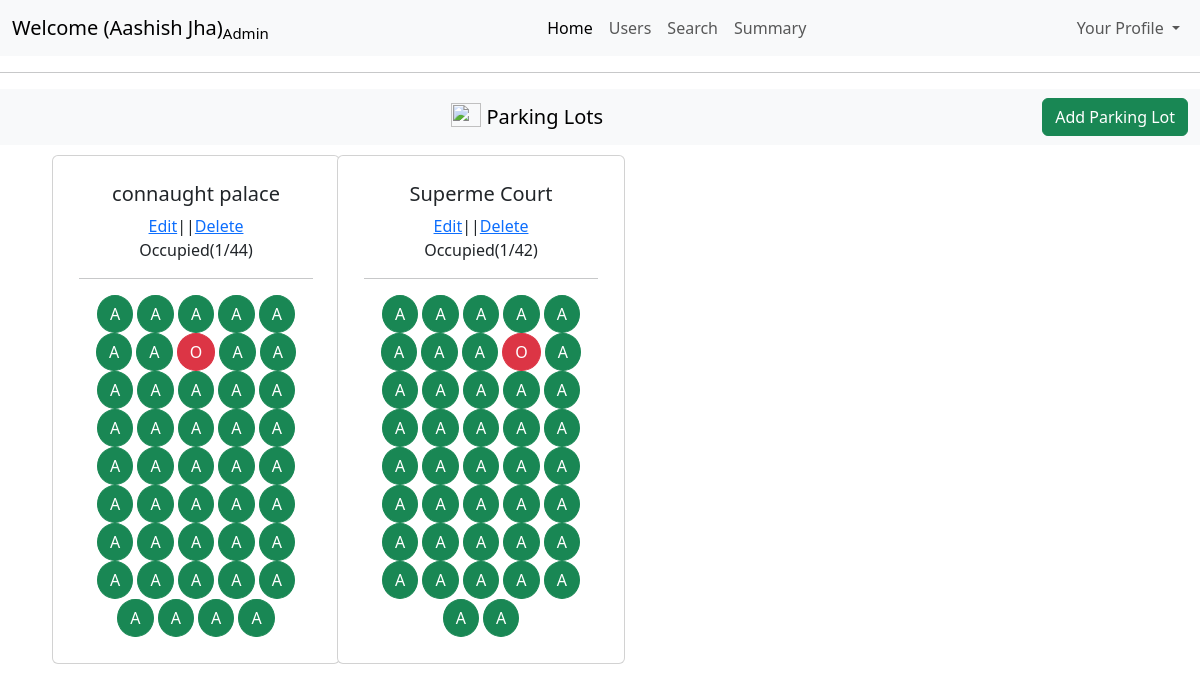
The app's page /admin/dashboard (signed in) with its own data.
### models/models.py (models this page shows)
class ParkingLot(db.Model):
    id=db.Column(db.Integer(),primary_key=True)
    location_name = db.Column(db.String(250),nullable=False)
    pincode=db.Column(db.Integer(),nullable=False)
    price=db.Column(db.Integer(),nullable=False)
    max_spots=db.Column(db.Integer(),nullable=False)
    address=db.Column(db.String(250),nullable=False)
    occupied=db.Column(db.Integer(),default=0)

class ParkingSpot(db.Model):
    id=db.Column(db.Integer(),primary_key=True)
    lotid=db.Column(db.Integer(),nullable=False)
    status = db.Column(db.String(5),default="A")
    veichleNumber=db.Column(db.String(50),nullable=True)

### controllers/controllers.py (the view)
@controllers.route("/admin/dashboard", methods=['GET','POST'])
def admindashboard():
    parkingspot=ParkingSpot.query.all()
    lotandspotstructure={}
    for spot in parkingspot:
        if spot.lotid not in lotandspotstructure:
            lotandspotstructure[spot.lotid]=[]
        lotandspotstructure[spot.lotid].append(spot)
    distinctlotids=list(lotandspotstructure.keys())
    lots=ParkingLot.query.filter(ParkingLot.id.in_(distinctlotids)).all()
    thefinalcards=[]
    for lot in lots:
        thefinalcards.append(
            {
                'lot': lot,
                'spots': lotandspotstructure[lot.id]
            }
        )
    print("ram")
    return render_template("admindashboard.html",fullname=session["fullname"]
                           ,status=session["status"],
                           role=session["role"],thefinalcards=thefinalcards)

### templates/adminDashboard.html (shortened to what this page needs)
<!DOCTYPE html>
<html lang="en">
<head>
    <link href="https://cdn.jsdelivr.net/npm/bootstrap@5.3.7/dist/css/bootstrap.min.css" rel="stylesheet">
</head>
<body>
    <nav class="navbar navbar-expand-lg bg-body-tertiary">
  <div class="container-fluid">
    <a class="navbar-brand " href="#">Welcome ({{session['fullname']}})<sub>Admin</sub></a>
    <div class="collapse navbar-collapse" id="navbarNavDropdown">
      <ul class="navbar-nav ms-auto">
        <li class="nav-item">
          <a class="nav-link active" aria-current="page" href="#">Home</a>
        </li>
        <li class="nav-item">
          <a class="nav-link" href="/admin/dashboard/users">Users</a>
        </li>
        <li class="nav-item">
          <a class="nav-link" href="/admin/dashboard/search">Search</a>
        </li>
        <li class="nav-item">
          <a class="nav-link" href="/admin/dashboard/summary">Summary</a>
        </li>
    </ul>
    <ul class="navbar-nav ms-auto">
        <li class="nav-item dropdown">
          <a class="nav-link dropdown-toggle" href="#" role="button" data-bs-toggle="dropdown" aria-expanded="false">
            Your Profile
          </a>
        </li>
      </ul>
    </div>
  </div>
</nav>
<hr>
<nav class="navbar bg-body-tertiary">
  <div class="container-fluid text-center">
    <a class="navbar-brand mx-auto " href="#">
      <img src="https://images.pexels.com/photos/164634/pexels-photo-164634.jpeg?_gl=1*1rfblvq*_ga*MTY5NDc0NzA3NC4xNzUzMjk4NzE5*_ga_8JE65Q40S6*czE3NTMyOTg3MTgkbzEkZzEkdDE3NTMyOTg3MjMkajU1JGwwJGgw" width="30" height="24" class="d-inline-block align-text-top" style="align-content: center;">
      Parking Lots
    </a>
<a href="/admin/dashboard/addparkinglot" class="btn btn-success">
  Add Parking Lot
</a>  </div>
</nav>
<div class="container">
    <div class="row">
      {% for thecard in thefinalcards %}
      {%set lot = thecard.lot %}
      {%set spots = thecard.spots %}
        <div class="col-md-3 col-sm-6">
        <div class="card " style="width: 18rem;  margin-left: 10px; margin-top: 10px;">
        <div class="card-body text-center" style="margin:10px">
        <h5 class="card-title">{{lot.location_name}}</h5>
        <span style="align-content: center;"><a href="/admin/dashboard/editlot/{{ lot.id }}">Edit</a>||<a href="/admin/dashboard/deletelot/{{ lot.id }}">Delete</a></span>
        <p>Occupied({{lot.occupied}}/{{lot.max_spots}})</p>
        <hr>
     {% for spot in spots %}
     {% if spot.status == "O" %}
    <a type="button" class="btn btn-danger" style="border-radius: 50%;" href="/admin/dashboard/view/{{spot.id}}">O</a>
    {% else %}
    <a type="button" class="btn btn-success" style="border-radius: 50%;" href="/admin/dashboard/view/{{spot.id}}">A</a>
     {% endif %}
     {%endfor%}
    </div>
    </div>
    </div>
     {% endfor %}
  </div>
</div>
</body>
</html>

### records on screen
ParkingLot: location_name "connaught palace", occupied "1", max_spots "44"
ParkingLot: location_name "Superme Court", occupied "1", max_spots "42"

### other values on screen
{{ session['fullname'] }} "Aashish Jha"
